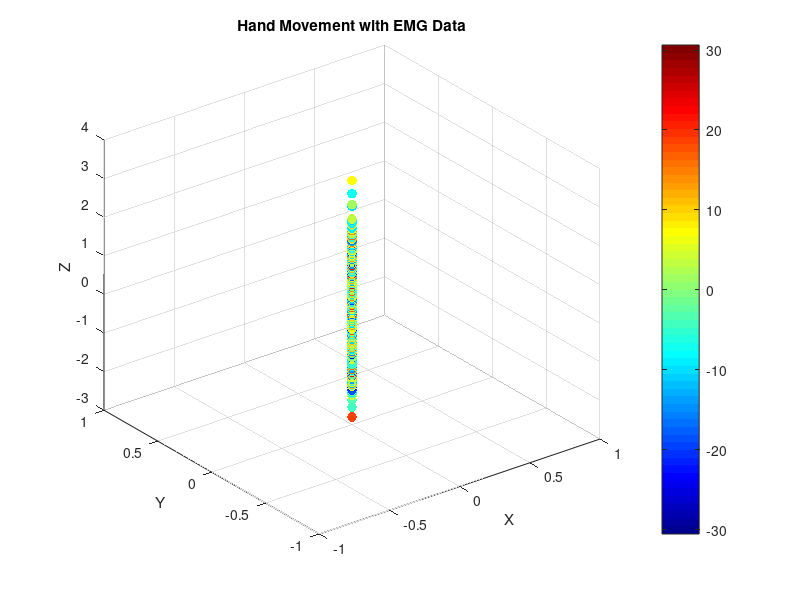

The MATLAB script that drew this image:
% Define parameters
numSamples = 1000; % Number of samples
emgScale = 10; % Scaling factor for EMG data

% Generate random EMG data (simulated)
emgData = randn(numSamples, 1) * emgScale;

% Generate random hand movement data (simulated)
handMovement = zeros(numSamples, 3);
handMovement(:,3) = randn(numSamples, 1); % Only Z-axis movement

% Create a 3D plot
figure;
axisRange = [-5 5]; % Range for the axis
scatter3(handMovement(:,1), handMovement(:,2), handMovement(:,3), 50, emgData, 'filled');
colorbar;
colormap jet;

% Set axis labels
xlabel('X');
ylabel('Y');
zlabel('Z');
title('Hand Movement with EMG Data');

% Display plot
grid on;
